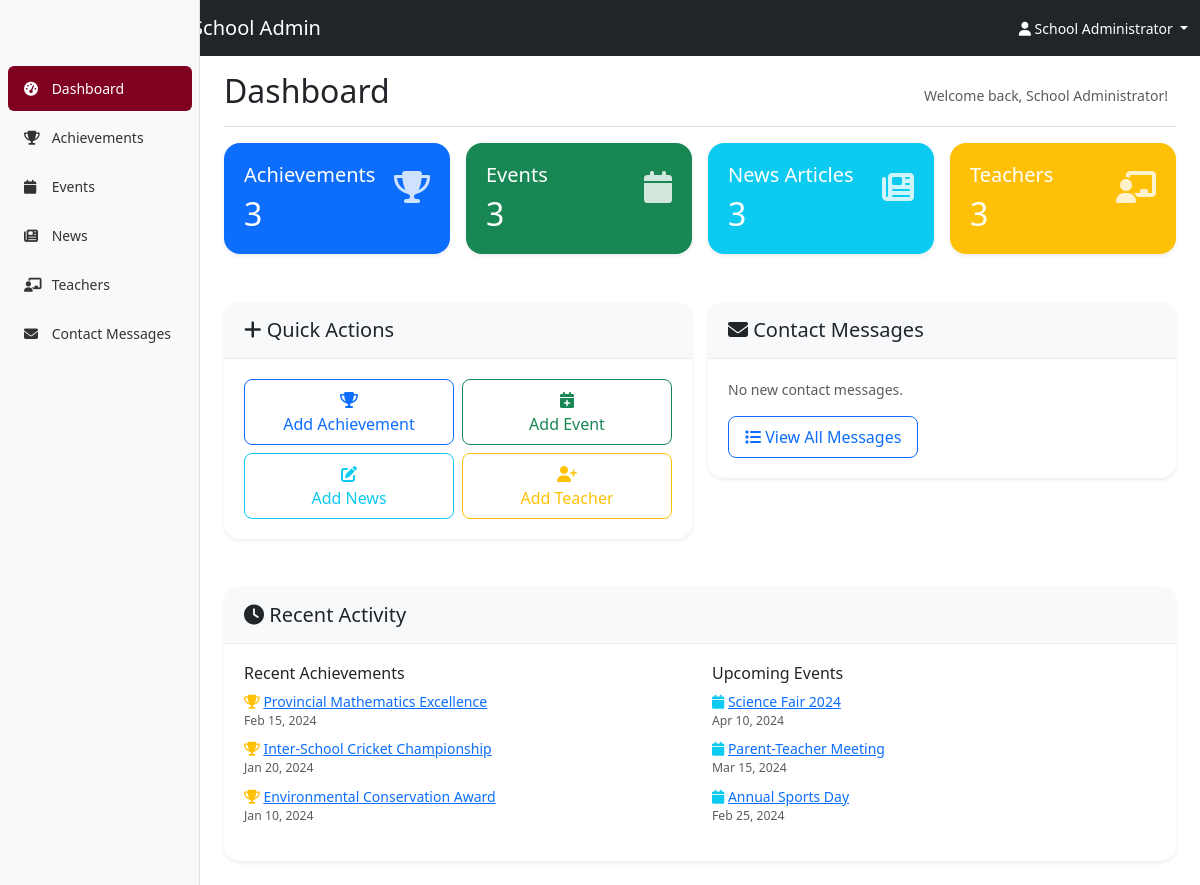
/admin/index.php (signed in), run on the app's committed database.
### tables this page shows
CREATE TABLE `achievements` (
  `id` int(11) NOT NULL AUTO_INCREMENT,
  `title` varchar(255) NOT NULL,
  `description` text NOT NULL,
  `image_url` varchar(500) DEFAULT NULL,
  `category` enum('Academic','Sports','Cultural','Environmental','Technology','Community Service','Arts','Science') DEFAULT 'Academic',
  `is_featured` tinyint(1) DEFAULT 0,
  `created_at` timestamp NOT NULL DEFAULT CURRENT_TIMESTAMP,
  `updated_at` timestamp NOT NULL DEFAULT CURRENT_TIMESTAMP ON UPDATE CURRENT_TIMESTAMP,
  PRIMARY KEY (`id`),
  KEY `idx_category` (`category`),
  KEY `idx_featured` (`is_featured`),
  KEY `idx_created_at` (`created_at`)
);

CREATE TABLE `events` (
  `id` int(11) NOT NULL AUTO_INCREMENT,
  `title` varchar(255) NOT NULL,
  `description` text NOT NULL,
  `event_date` date NOT NULL,
  `event_time` time DEFAULT NULL,
  `location` varchar(255) DEFAULT 'School',
  `image_url` varchar(500) DEFAULT NULL,
  `category` enum('Academic','Sports','Cultural','Parent Meeting','Examination','Holiday','Workshop','Competition') DEFAULT 'Academic',
  `is_featured` tinyint(1) DEFAULT 0,
  `created_at` timestamp NOT NULL DEFAULT CURRENT_TIMESTAMP,
  `updated_at` timestamp NOT NULL DEFAULT CURRENT_TIMESTAMP ON UPDATE CURRENT_TIMESTAMP,
  PRIMARY KEY (`id`),
  KEY `idx_event_date` (`event_date`),
  KEY `idx_category` (`category`),
  KEY `idx_featured` (`is_featured`)
);

### admin/database.php (called while the page is built, shortened)
<?php
require_once 'config.php';
class Database {
    private $pdo;
    public function __construct() {
        try {
            $dsn = "mysql:host=" . DB_HOST . ";dbname=" . DB_NAME;
            $options = [
                PDO::ATTR_ERRMODE => PDO::ERRMODE_EXCEPTION,
                PDO::ATTR_DEFAULT_FETCH_MODE => PDO::FETCH_ASSOC,
                PDO::ATTR_EMULATE_PREPARES => false
            ];
            $this->pdo = new PDO($dsn, DB_USER, DB_PASS, $options);
        } catch (PDOException $e) {
            throw new Exception('Database connection failed: ' . $e->getMessage());
        }
    }
    public function getAchievements($limit = null, $offset = 0) {
        $sql = "SELECT * FROM achievements ORDER BY created_at DESC";
        if ($limit) {
            $sql .= " LIMIT $limit OFFSET $offset";
        }
        $stmt = $this->pdo->query($sql);
        return $stmt->fetchAll();
    }
    public function getEvents($limit = null, $offset = 0) {
        $sql = "SELECT * FROM events ORDER BY event_date DESC";
        if ($limit) {
            $sql .= " LIMIT $limit OFFSET $offset";
        }
        $stmt = $this->pdo->query($sql);
        return $stmt->fetchAll();
    }
    public function getDashboardStats() {
        $stats = [];
        $sql = "SELECT COUNT(*) as count FROM achievements";
        $stmt = $this->pdo->query($sql);
        $stats['achievements'] = $stmt->fetch()['count'];
        $sql = "SELECT COUNT(*) as count FROM events";
        $stmt = $this->pdo->query($sql);
        $stats['events'] = $stmt->fetch()['count'];
        $sql = "SELECT COUNT(*) as count FROM news";
        $stmt = $this->pdo->query($sql);
        $stats['news'] = $stmt->fetch()['count'];
        $sql = "SELECT COUNT(*) as count FROM teachers";
        $stmt = $this->pdo->query($sql);
        $stats['teachers'] = $stmt->fetch()['count'];
        $sql = "SELECT COUNT(*) as count FROM contact_submissions WHERE status = 'new'";
        $stmt = $this->pdo->query($sql);
        $stats['new_contacts'] = $stmt->fetch()['count'];
        return $stats;
    }
}
?>

### admin/config.php (called while the page is built, shortened)
<?php
function formatDate($date) {
    return date('M j, Y', strtotime($date));
}
?>

### admin/index.php (the view, shortened to what this page needs)
<?php
require_once 'config.php';
require_once 'database.php';
$db = new Database();
$stats = $db->getDashboardStats();
?>
<!DOCTYPE html>
<html lang="en">
<head>
    <link href="https://cdn.jsdelivr.net/npm/bootstrap@5.3.2/dist/css/bootstrap.min.css" rel="stylesheet">
    <link rel="stylesheet" href="https://cdnjs.cloudflare.com/ajax/libs/font-awesome/6.4.0/css/all.min.css">
    <link rel="stylesheet" href="assets/admin.css">
</head>
<body>
    <?php include 'includes/header.php'; ?>
    <div class="container-fluid">
        <div class="row">
            <?php include 'includes/sidebar.php'; ?>
            <main class="col-md-9 ms-sm-auto col-lg-10 px-md-4">
                <div class="d-flex justify-content-between flex-wrap flex-md-nowrap align-items-center pt-3 pb-2 mb-3 border-bottom">
                    <h1 class="h2">Dashboard</h1>
                    <div class="btn-toolbar mb-2 mb-md-0">
                        <div class="btn-group me-2">
                            <span class="text-muted">Welcome back, <?= htmlspecialchars($_SESSION['admin_name']) ?>!</span>
                        </div>
                    </div>
                </div>
                <div class="row g-3 mb-4">
                    <div class="col-md-3">
                        <div class="card stat-card bg-primary text-white">
                            <div class="card-body">
                                <div class="d-flex justify-content-between">
                                    <div>
                                        <h5 class="card-title">Achievements</h5>
                                        <h2 class="mb-0"><?= $stats['achievements'] ?></h2>
                                    </div>
                                    <div class="stat-icon">
                                        <i class="fas fa-trophy"></i>
                                    </div>
                                </div>
                            </div>
                        </div>
                    </div>
                    <div class="col-md-3">
                        <div class="card stat-card bg-success text-white">
                            <div class="card-body">
                                <div class="d-flex justify-content-between">
                                    <div>
                                        <h5 class="card-title">Events</h5>
                                        <h2 class="mb-0"><?= $stats['events'] ?></h2>
                                    </div>
                                    <div class="stat-icon">
                                        <i class="fas fa-calendar"></i>
                                    </div>
                                </div>
                            </div>
                        </div>
                    </div>
                    <div class="col-md-3">
                        <div class="card stat-card bg-info text-white">
                            <div class="card-body">
                                <div class="d-flex justify-content-between">
                                    <div>
                                        <h5 class="card-title">News Articles</h5>
                                        <h2 class="mb-0"><?= $stats['news'] ?></h2>
                                    </div>
                                    <div class="stat-icon">
                                        <i class="fas fa-newspaper"></i>
                                    </div>
                                </div>
                            </div>
                        </div>
                    </div>
                    <div class="col-md-3">
                        <div class="card stat-card bg-warning text-white">
                            <div class="card-body">
                                <div class="d-flex justify-content-between">
                                    <div>
                                        <h5 class="card-title">Teachers</h5>
                                        <h2 class="mb-0"><?= $stats['teachers'] ?></h2>
                                    </div>
                                    <div class="stat-icon">
                                        <i class="fas fa-chalkboard-teacher"></i>
                                    </div>
                                </div>
                            </div>
                        </div>
                    </div>
                </div>
                <div class="row g-3 mb-4">
                    <div class="col-md-6">
                        <div class="card">
                            <div class="card-header">
                                <h5 class="mb-0"><i class="fas fa-plus"></i> Quick Actions</h5>
                            </div>
                            <div class="card-body">
                                <div class="row g-2">
                                    <div class="col-6">
                                        <a href="achievements.php?action=add" class="btn btn-outline-primary w-100">
                                            <i class="fas fa-trophy"></i><br>Add Achievement
                                        </a>
                                    </div>
                                    <div class="col-6">
                                        <a href="events.php?action=add" class="btn btn-outline-success w-100">
                                            <i class="fas fa-calendar-plus"></i><br>Add Event
                                        </a>
                                    </div>
                                    <div class="col-6">
                                        <a href="news.php?action=add" class="btn btn-outline-info w-100">
                                            <i class="fas fa-edit"></i><br>Add News
                                        </a>
                                    </div>
                                    <div class="col-6">
                                        <a href="teachers.php?action=add" class="btn btn-outline-warning w-100">
                                            <i class="fas fa-user-plus"></i><br>Add Teacher
                                        </a>
                                    </div>
                                </div>
                            </div>
                        </div>
                    </div>
                    <div class="col-md-6">
                        <div class="card">
                            <div class="card-header">
                                <h5 class="mb-0"><i class="fas fa-envelope"></i> Contact Messages</h5>
                            </div>
                            <div class="card-body">
                                <?php if ($stats['new_contacts'] > 0): ?>
                                    <div class="alert alert-warning">
                                        <i class="fas fa-exclamation-triangle"></i>
                                        You have <strong><?= $stats['new_contacts'] ?></strong> new contact message(s) to review.
                                    </div>
                                    <a href="contacts.php" class="btn btn-primary">
                                        <i class="fas fa-eye"></i> View Messages
                                    </a>
                                <?php else: ?>
                                    <p class="text-muted mb-3">No new contact messages.</p>
                                    <a href="contacts.php" class="btn btn-outline-primary">
                                        <i class="fas fa-list"></i> View All Messages
                                    </a>
                                <?php endif; ?>
                            </div>
                        </div>
                    </div>
                </div>
                <div class="card">
                    <div class="card-header">
                        <h5 class="mb-0"><i class="fas fa-clock"></i> Recent Activity</h5>
                    </div>
                    <div class="card-body">
                        <div class="row">
                            <div class="col-md-6">
                                <h6>Recent Achievements</h6>
                                <?php
                                $recentAchievements = $db->getAchievements(3);
                                if ($recentAchievements):
                                ?>
                                    <ul class="list-unstyled">
                                        <?php foreach ($recentAchievements as $achievement): ?>
                                            <li class="mb-2">
                                                <i class="fas fa-trophy text-warning"></i>
                                                <a href="achievements.php?action=edit&id=<?= $achievement['id'] ?>">
                                                    <?= htmlspecialchars($achievement['title']) ?>
                                                </a>
                                                <small class="text-muted d-block">
                                                    <?= formatDate($achievement['created_at']) ?>
                                                </small>
                                            </li>
                                        <?php endforeach; ?>
                                    </ul>
                                <?php else: ?>
                                    <p class="text-muted">No achievements found.</p>
                                <?php endif; ?>
                            </div>
                            <div class="col-md-6">
                                <h6>Upcoming Events</h6>
                                <?php
                                $upcomingEvents = $db->getEvents(3);
                                if ($upcomingEvents):
                                ?>
                                    <ul class="list-unstyled">
                                        <?php foreach ($upcomingEvents as $event): ?>
                                            <li class="mb-2">
                                                <i class="fas fa-calendar text-info"></i>
                                                <a href="events.php?action=edit&id=<?= $event['id'] ?>">
                                                    <?= htmlspecialchars($event['title']) ?>
                                                </a>
                                                <small class="text-muted d-block">
                                                    <?= formatDate($event['event_date']) ?>
                                                </small>
                                            </li>
                                        <?php endforeach; ?>
                                    </ul>
                                <?php else: ?>
                                    <p class="text-muted">No events found.</p>
                                <?php endif; ?>
                            </div>
                        </div>
                    </div>
                </div>
            </main>
        </div>
    </div>
</body>
</html>

### data on the page
achievements: title "Provincial Mathematics Excellence", created_at "Feb 15, 2024"
achievements: title "Inter-School Cricket Championship", created_at "Jan 20, 2024"
achievements: title "Environmental Conservation Award", created_at "Jan 10, 2024"
events: title "Science Fair 2024", event_date "Apr 10, 2024"
events: title "Parent-Teacher Meeting", event_date "Mar 15, 2024"
events: title "Annual Sports Day", event_date "Feb 25, 2024"

### other printed values
$_SESSION['admin_name'] "School Administrator"
$stats['achievements'] "3"
$stats['events'] "3"
$stats['news'] "3"
$stats['teachers'] "3"
